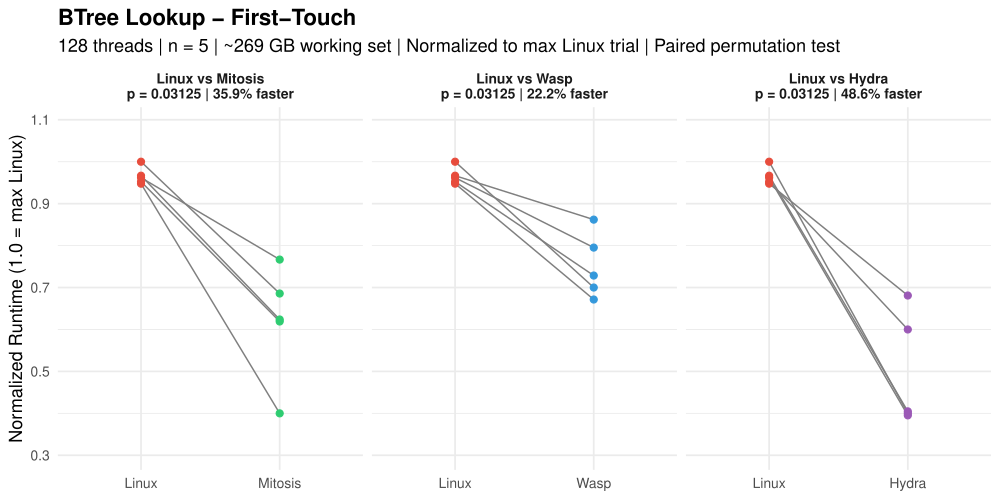

Recreate this plot in R.
###############################################################################
###                           btree.R                                       ###
###############################################################################

library(ggplot2)

# =============================================================================
# RAW DATA: Lookup Runtime (seconds) – BTree bench_btree_mt, 128 threads, n=5
# Working Set: ~269 GB (Allocator total: 268,579 MB)
# 3B elements, 1.31B lookups, tree height 9
# Metric: "got ... sum in X seconds"
# =============================================================================

data <- list(
  # --- LINUX First-Touch (linux/output_0..4.txt) ---
  linux_ft  = c(202, 200, 203, 210, 199),

  # --- LINUX Interleaved (linux/output_i_0..4.txt) ---
  linux_il  = c(97, 97, 97, 98, 96),

  # --- WASP First-Touch (wasp/output_0..4.txt) ---
  wasp_ft   = c(167, 153, 181, 147, 141),

  # --- WASP Interleaved (wasp/output_i_0..4.txt) ---
  wasp_il   = c(80, 81, 81, 80, 80),

  # --- MITOSIS Replicated (mitosis/output_r_0..4.txt) ---
  mitosis_ft  = c(161, 130, 131, 144, 84),

  # --- MITOSIS Replicated+Interleaved (mitosis/output_ri_0..4.txt) ---
  mitosis_il  = c(79, 77, 77, 78, 78),

  # --- HYDRA Replicated (hydra/repl_order_9/output_r_0..4.txt) ---
  hydra_ft  = c(83, 126, 85, 84, 143),

  # --- HYDRA Replicated+Interleaved (hydra/repl_order_9/output_ri_0..4.txt) ---
  hydra_il  = c(79, 78, 78, 77, 78)
)

# =============================================================================
# PAIRED PERMUTATION TEST (exact, one-sided: Linux slower → diff > 0)
# =============================================================================

perm_test <- function(baseline, treatment) {
  d <- baseline - treatment
  obs <- mean(d)
  n <- length(d)
  perm_stats <- numeric(2^n)
  for (i in 0:(2^n - 1)) {
    signs <- 2 * as.integer(intToBits(i)[1:n]) - 1
    perm_stats[i + 1] <- mean(signs * abs(d))
  }
  p <- mean(perm_stats >= obs)
  return(list(obs = obs, p = p))
}

# =============================================================================
# RUN ALL TESTS
# =============================================================================

policies <- c("ft", "il")
policy_labels <- c(ft = "First-Touch", il = "Interleaved")
systems <- c("mitosis", "wasp", "hydra")

results <- data.frame()

pdf("btree.pdf", width = 10, height = 5)

for (pol in policies) {
  linux_key <- paste0("linux_", pol)
  for (sys in systems) {
    sys_key <- paste0(sys, "_", pol)
    res <- perm_test(data[[linux_key]], data[[sys_key]])
    results <- rbind(results, data.frame(
      Policy = policy_labels[pol],
      Comparison = paste("Linux vs", tools::toTitleCase(sys)),
      Linux_Mean = round(mean(data[[linux_key]]), 3),
      Sys_Mean = round(mean(data[[sys_key]]), 3),
      MeanDiff = round(res$obs, 3),
      PctFaster = round(res$obs / mean(data[[linux_key]]) * 100, 1),
      p_value = res$p,
      stringsAsFactors = FALSE
    ))
  }
}

# Print results table
cat("\n====== PAIRED PERMUTATION TEST RESULTS (exact, one-sided) ======\n")
cat("====== BTree | 128 threads | ~269 GB working set | n=5        ======\n\n")
print(results, row.names = FALSE)

# Count significant results
cat("\n\nSignificant (p < 0.05):", sum(results$p_value < 0.05), "of", nrow(results), "\n")
cat("Non-significant (p >= 0.05):", sum(results$p_value >= 0.05), "of", nrow(results), "\n")

# =============================================================================
# PLOTS: One per policy, with 3 facets (Mitosis, WASP, Hydra)
# =============================================================================

for (pol in policies) {
  linux_key <- paste0("linux_", pol)
  max_linux <- max(data[[linux_key]])
  df_list <- list()

  for (sys in systems) {
    sys_key <- paste0(sys, "_", pol)
    res <- perm_test(data[[linux_key]], data[[sys_key]])
    sys_label <- tools::toTitleCase(sys)
    pct <- round(res$obs / mean(data[[linux_key]]) * 100, 1)
    label <- paste0("Linux vs ", sys_label,
                    "\np = ", res$p,
                    " | ", pct, "% faster")
    df_list[[sys]] <- data.frame(
      Trial = rep(1:5, 2),
      Zeit = c(data[[linux_key]] / max_linux, data[[sys_key]] / max_linux),
      Bedingung = factor(rep(c("Linux", sys_label), each = 5),
                         levels = c("Linux", sys_label)),
      Vergleich = label
    )
  }

  df <- do.call(rbind, df_list)
  df$Vergleich <- factor(df$Vergleich, levels = unique(df$Vergleich))

  # Compute y-axis limits with padding
  y_min <- min(df$Zeit)
  y_max <- max(df$Zeit)
  y_pad <- (y_max - y_min) * 0.15

  p <- ggplot(df, aes(x = Bedingung, y = Zeit)) +
    geom_line(aes(group = Trial), color = "gray50", linewidth = 0.5) +
    geom_point(aes(color = Bedingung), size = 2) +
    scale_color_manual(values = c("Linux" = "#E74C3C",
                                  "Mitosis" = "#2ECC71",
                                  "Wasp" = "#3498DB",
                                  "Hydra" = "#9B59B6")) +
    coord_cartesian(ylim = c(y_min - y_pad, y_max + y_pad)) +
    facet_wrap(~ Vergleich, scales = "free_x") +
    labs(
      title = paste0("BTree Lookup - ", policy_labels[pol]),
      subtitle = "128 threads | n = 5 | ~269 GB working set | Normalized to max Linux trial | Paired permutation test",
      x = NULL,
      y = "Normalized Runtime (1.0 = max Linux)"
    ) +
    theme_minimal(base_size = 13) +
    theme(legend.position = "none",
          plot.title = element_text(face = "bold"),
          strip.text = element_text(face = "bold", size = 10))

  print(p)
}

dev.off()
cat("Saved all plots to btree.pdf\n")
